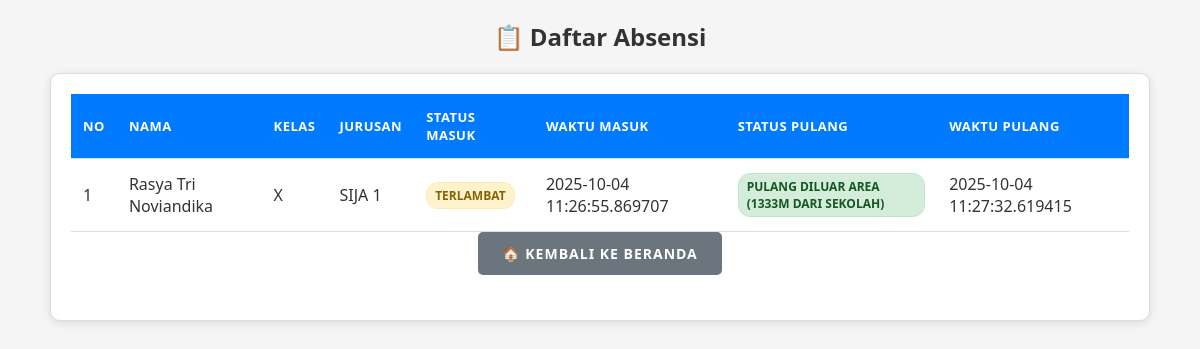
Before: /absensi with the older database file.
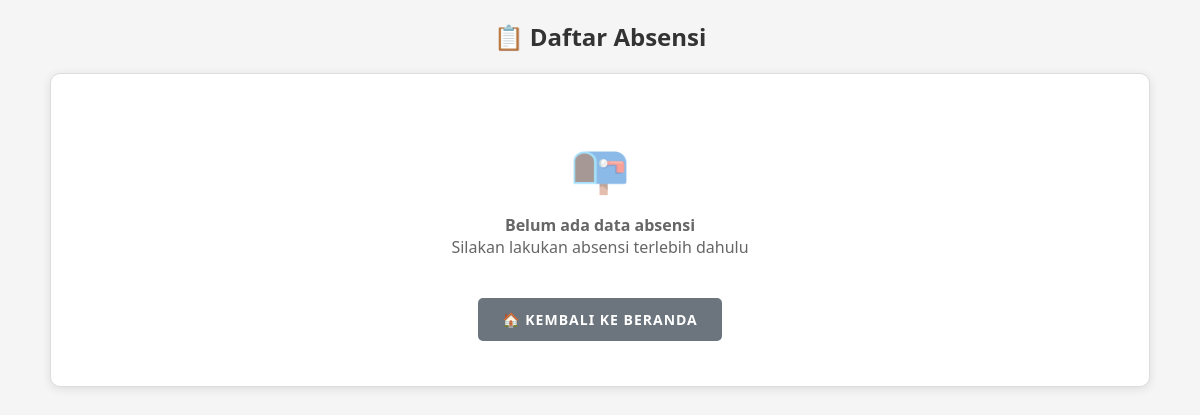
After: the same page with the newer database file.
### tables this page shows
CREATE TABLE absensi (
            id INTEGER PRIMARY KEY AUTOINCREMENT,
            siswa_id INTEGER,
            nama TEXT NOT NULL,
            kelas TEXT NOT NULL,
            jurusan TEXT NOT NULL,
            latitude REAL,
            longitude REAL,
            status TEXT NOT NULL,
            waktu TIMESTAMP DEFAULT CURRENT_TIMESTAMP
        );

### app.py (the view, shortened to what this page needs)
@app.route("/absensi")
def absensi_user():
    conn = sqlite3.connect(DB_NAME)
    cur = conn.cursor()
    cur.execute("PRAGMA table_info(absensi)")
    columns = [col[1] for col in cur.fetchall()]
    if 'status_pulang' in columns:
        cur.execute("""
            SELECT nama, kelas, jurusan, status, waktu,
                   status_pulang, waktu_pulang
            FROM absensi
            ORDER BY waktu DESC
        """)
    absensi = cur.fetchall()
    conn.close()
    return render_template("user/absensi.html", absensi=absensi)

### templates/user/absensi.html (shortened to what this page needs)
<!DOCTYPE html>
<html lang="id">
<head>
</head>
<body>
<div class="container">
    <h2>📋 Daftar Absensi</h2>
    <div class="table-container">
        {% if absensi %}
        <table>
    <thead>
        <tr>
            <th>No</th>
            <th>Nama</th>
            <th>Kelas</th>
            <th>Jurusan</th>
            <th>Status Masuk</th>
            <th>Waktu Masuk</th>
            <th>Status Pulang</th>
            <th>Waktu Pulang</th>
        </tr>
    </thead>
    <tbody>
        {% for a in absensi %}
        <tr>
            <td data-label="No">{{ loop.index }}</td>
            <td data-label="Nama">{{ a[0] }}</td>
            <td data-label="Kelas">{{ a[1] }}</td>
            <td data-label="Jurusan">{{ a[2] }}</td>
            <td data-label="Status Masuk">
                {% if "HADIR" in a[3] %}
                    <span class="status-badge status-hadir">{{ a[3] }}</span>
                {% elif "TERLAMBAT" in a[3] or "DILUAR AREA" in a[3] %}
                    <span class="status-badge status-terlambat">{{ a[3] }}</span>
                {% else %}
                    <span class="status-badge status-alpha">{{ a[3] }}</span>
                {% endif %}
            </td>
            <td data-label="Waktu Masuk">{{ a[4] }}</td>
            <td data-label="Status Pulang">
                {% if a[5] %}
                    <span class="status-badge status-hadir">{{ a[5] }}</span>
                {% else %}
                    <span style="color:#999;">Belum Pulang</span>
                {% endif %}
            </td>
            <td data-label="Waktu Pulang">
                {% if a[6] %}
                    {{ a[6] }}
                {% else %}
                    <span style="color:#999;">-</span>
                {% endif %}
            </td>
        </tr>
        {% endfor %}
    </tbody>
</table>
        {% else %}
        <div class="no-data">
            <div class="no-data-icon">📭</div>
            <p><strong>Belum ada data absensi</strong></p>
            <p>Silakan lakukan absensi terlebih dahulu</p>
        </div>
        {% endif %}
         <div class="button-group">
        <a href="{{ url_for('index') }}" class="button secondary">🏠 Kembali ke Beranda</a>
    </div>
    </div>
</div>
</body>
</html>

### templates/user/absensi.html (style rules this page uses)
* { margin: 0; padding: 0; box-sizing: border-box; font-family: 'Segoe UI', Tahoma, Geneva, Verdana, sans-serif; }
body { background: #f5f5f5; color: #333; padding: 20px; margin: 0; min-height: 100vh; }
h2 { text-align: center; margin-bottom: 20px; color: #333; font-weight: 600; }
.container { max-width: 1100px; margin: 0 auto; }
.button-group { display: flex; gap: 15px; margin-bottom: 25px; flex-wrap: wrap; justify-content: center; }
a.button { display: inline-block; padding: 12px 24px; background: #007bff; color: white; text-decoration: none; border-radius: 5px; font-weight: 600; transition: all 0.3s ease; text-transform: uppercase; letter-spacing: 1px; font-size: 14px; }
a.button.secondary { background: #6c757d; }
.table-container { background: #fff; padding: 20px; border-radius: 10px; box-shadow: 0 2px 10px rgba(0,0,0,0.1); border: 1px solid #ddd; overflow-x: auto; }
.no-data { text-align: center; padding: 40px 20px; color: #666; font-size: 16px; }
.no-data-icon { font-size: 48px; margin-bottom: 15px; opacity: 0.5; }
html { scroll-behavior: smooth; }

Changed rows visible on the page:
removed absensi: nama "Rasya Tri Noviandika", kelas "X", jurusan "SIJA 1", status "TERLAMBAT", waktu "2025-10-04 11:26:55.869707", status_pulang "PULANG DILUAR AREA (1333M DARI SEKOLAH)", waktu_pulang "2025-10-04 11:27:32.619415"
Other visible differences:
text no longer shown: "NO NAMA KELAS JURUSAN STATUS MASUK WAKTU MASUK STATUS PULANG WAKTU PULANG"
text now shown: "📭 Belum ada data absensi Silakan lakukan absensi terlebih dahulu"
